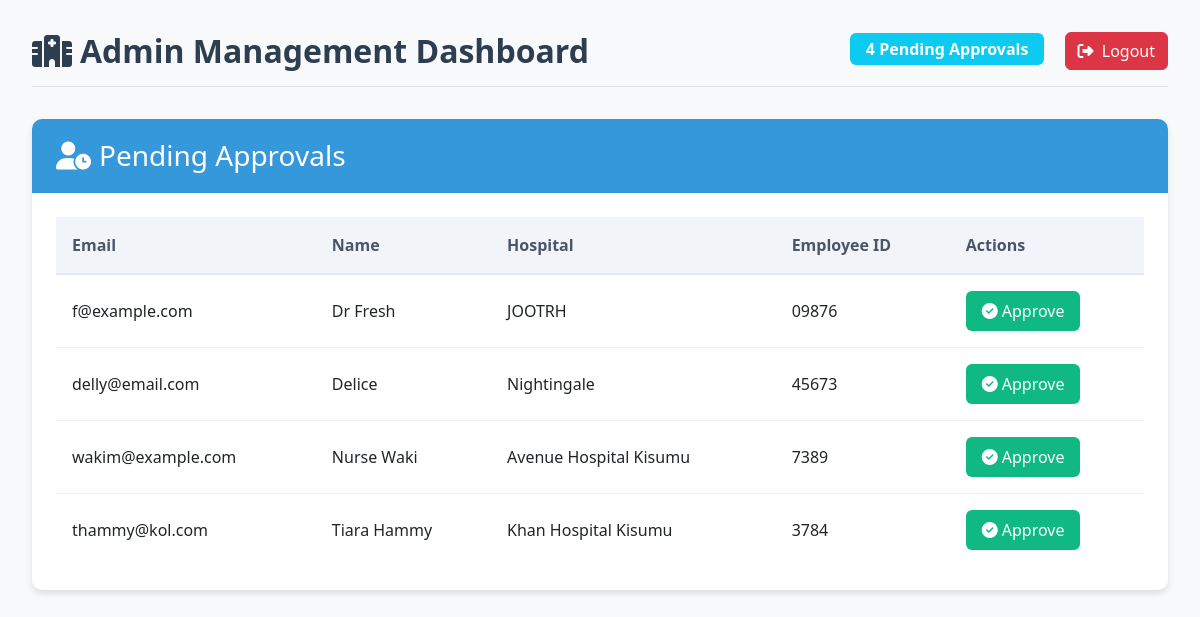
The page /dashboard (signed in) on the database its author committed.
### app/models.py (models this page shows, shortened)
class User(UserMixin, db.Model):
    __tablename__ = 'users'
    id = db.Column(db.Integer, primary_key=True)
    hospital_id = db.Column(db.Integer, db.ForeignKey('hospitals.id'), nullable=False)
    admin_id = db.Column(db.Integer, db.ForeignKey('admins.id'))  # Who approved this user
    email = db.Column(db.String(120), unique=True, nullable=False)
    employee_id = db.Column(db.String(50), nullable=False )
    role = db.Column(db.String(30))  # 'doctor', 'nurse', etc.
    is_approved = db.Column(db.Boolean, default=False)
    approval_date = db.Column(db.DateTime)
    created_at = db.Column(db.DateTime, default=datetime.utcnow)
    name = db.Column(db.String(100), nullable=False)
    password_hash = db.Column(db.String(128))

class Hospital(db.Model):
    __tablename__ = 'hospitals'
    id = db.Column(db.Integer, primary_key=True)
    name = db.Column(db.String(100), unique=True, nullable=False)
    verification_code = db.Column(db.String(20), unique=True)
    is_active = db.Column(db.Boolean, default=True)
    created_at = db.Column(db.DateTime, default=datetime.utcnow)
    total_icu_beds = db.Column(db.Integer, default=0)
    available_icu_beds = db.Column(db.Integer, default=0)
    latitude = db.Column(db.Float)
    longitude = db.Column(db.Float)
    level = db.Column(db.Integer)
    admins = db.relationship('Admin', backref='hospital', lazy=True)
    users = db.relationship('User', backref='hospital', lazy=True)

### app/routes/main.py (the view)
@bp.route('/dashboard')
@login_required
def dashboard():
    if isinstance(current_user, Admin):
        pending_query = User.query.filter_by(is_approved=False)
        if current_user.privilege_level != 'super':
            pending_query = pending_query.filter_by(hospital_id=current_user.hospital_id)
        pending_users = pending_query.all()
        hospital_name = current_user.hospital.name if current_user.privilege_level == 'hospital' else "All Hospitals"
        return render_template('admin/dashboard.html',
                            pending_users=pending_users,
                            hospital_name=hospital_name,
                            current_user=current_user)
    return render_template('users/dashboard.html',
                         current_user=current_user)

### app/models.py (called while the page is built)
@login_manager.user_loader
def load_user(user_id):
    admin = Admin.query.get(int(user_id))
    if admin:
        return admin
    return User.query.get(int(user_id))

### app/templates/admin/dashboard.html (shortened to what this page needs)
{% extends "base.html" %} {% block content %}
<div class="admin-dashboard">
	<div class="dashboard-header">
		<h2><i class="fas fa-hospital me-2"></i>Admin Management Dashboard</h2>
		<div class="header-actions">
			<span class="badge bg-info"
				>{{ pending_users|length }} Pending Approvals</span
			>
			<a href="{{ url_for('main.logout') }}" class="btn btn-danger ms-3">
				<i class="fas fa-sign-out-alt me-1"></i> Logout
			</a>
		</div>
	</div>
	<div class="approval-card">
		<div class="card-header">
			<h3><i class="fas fa-user-clock me-2"></i>Pending Approvals</h3>
		</div>
		<div class="card-body">
			{% if pending_users %}
			<div class="approval-table-container">
				<table class="approval-table">
					<thead>
						<tr>
							<th>Email</th>
							<th>Name</th>
							<th>Hospital</th>
							<th>Employee ID</th>
							<th>Actions</th>
						</tr>
					</thead>
					<tbody>
						{% for user in pending_users %}
						<tr>
							<td>{{ user.email }}</td>
							<td>{{ user.name }}</td>
							<td>{{ user.hospital.name }}</td>
							<td>{{ user.employee_id }}</td>
							<td>
								<a
									href="{{ url_for('admin.approve_user', user_id=user.id) }}"
									class="approve-btn"
									onclick="return confirm('Are you sure you want to approve {{ user.email }}?')">
									<i class="fas fa-check-circle me-1"></i>Approve
								</a>
							</td>
						</tr>
						{% endfor %}
					</tbody>
				</table>
			</div>
			{% else %}
			<div class="no-pending">
				<i class="fas fa-check-circle fa-2x text-success mb-3"></i>
				<p>No pending approvals at this time</p>
			</div>
			{% endif %}
		</div>
	</div>
</div>
{% endblock %}

### app/templates/base.html (shortened to what this page needs)
<!DOCTYPE html>
<html lang="en">
	<head>
		<link
			href="https://cdn.jsdelivr.net/npm/bootstrap@5.3.0/dist/css/bootstrap.min.css"
			rel="stylesheet" />
		<link
			rel="stylesheet"
			href="https://cdnjs.cloudflare.com/ajax/libs/font-awesome/6.4.0/css/all.min.css" />
		<link
			rel="stylesheet"
			href="{{ url_for('static', filename='css/styles.css') }}" />
	</head>
	<body>
		{% block content %}{% endblock %}
	</body>
</html>

### app/static/css/styles.css (style rules this page uses)
body { font-family: 'Segoe UI', Tahoma, Geneva, Verdana, sans-serif; background-color: #f8f9fa; overflow-x: hidden; }

### app/templates/admin/dashboard.html (style rules this page uses)
.admin-dashboard { padding: 2rem; background-color: #f8f9fa; min-height: 100vh; }
.dashboard-header { display: flex; justify-content: space-between; align-items: center; margin-bottom: 2rem; padding-bottom: 1rem; border-bottom: 1px solid #e0e0e0; }
.dashboard-header h2 { color: #2c3e50; font-weight: 600; margin: 0; }
.header-actions .badge { font-size: 1rem; padding: 0.5rem 1rem; }
.approval-card { background: white; border-radius: 10px; box-shadow: 0 4px 6px rgba(0, 0, 0, 0.1); overflow: hidden; }
.card-header { background-color: #3498db; color: white; padding: 1.25rem 1.5rem; }
.card-header h3 { margin: 0; font-weight: 500; }
.card-body { padding: 1.5rem; }
.approval-table-container { overflow-x: auto; }
.approval-table { width: 100%; border-collapse: collapse; }
.approval-table th { background-color: #f1f5f9; color: #4a5568; padding: 1rem; text-align: left; font-weight: 600; border-bottom: 2px solid #e2e8f0; }
.approval-table td { padding: 1rem; border-bottom: 1px solid #edf2f7; vertical-align: middle; }
.approval-table tr:last-child td { border-bottom: none; }
.approve-btn { display: inline-flex; align-items: center; padding: 0.5rem 1rem; background-color: #10b981; color: white; border-radius: 6px; text-decoration: none; font-weight: 500; transition: all 0.2s; }

### rows shown on the page
User: email "f@example.com", name "Dr Fresh", hospital.name "JOOTRH", employee_id "09876"
User: email "delly@email.com", name "Delice", hospital.name "Nightingale", employee_id "45673"
User: email "wakim@example.com", name "Nurse Waki", hospital.name "Avenue Hospital Kisumu", employee_id "7389"
User: email "thammy@kol.com", name "Tiara Hammy", hospital.name "Khan Hospital Kisumu", employee_id "3784"

### other values the page prints
{{ pending_users|length }} "4"
